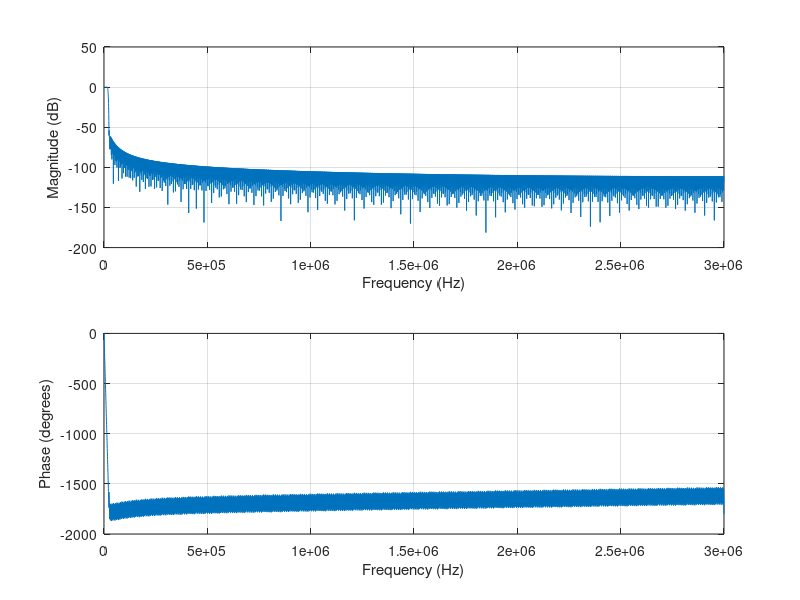

Recreate this plot in MATLAB.
# Note: ending a line with a semicolon suppresses printing the result

pkg load signal

close all;
clear all;
#clf;

dB  = 60;
L = 128;
M = 125;
Fsold = 46875;
Fsnew = Fsold * L;

f1 = 20000;
f2 = Fsold - f1;
delta_f = f2 - f1;

# Calculate minimum number of taps
N = dB * Fsnew / (22 * delta_f)

# Round up to the next multiple of L
N = L * ceil(N / L)

# HACK REMOVE ME
# N = L * 3

# Calculate N tap FIR filter coefficients
f =  [f1] / (Fsnew / 2)
hc = fir1(N-1, f,'low');

freqz(hc,1,512,Fsnew)

# Scale coefficients to cope with gain loss due to interpolation
hc = hc * L;

hc_min = min(hc)
hc_max = max(hc)
hc_sum = sum(hc)

# Scale coefficients to be represented as 16-bit signed integers
hc = round(hc * 2^15);

# Log some stats
hc_min = min(hc)
hc_max = max(hc)
hc_sum = sum(hc)

# Save to a file
save hc.txt hc;


